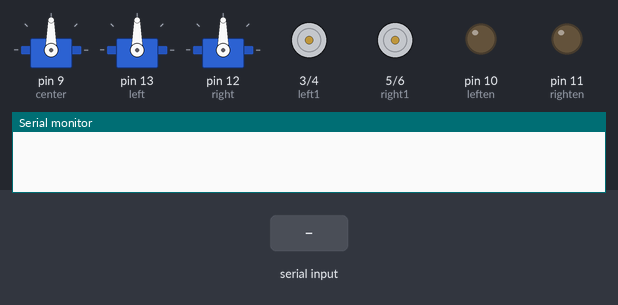
A sketch run on a simulated Arduino Uno, built with avr-gcc and run on an emulated ATmega328P. Shown: 3 × servo, motor-driver pin pairs drawn as motors (green arrow = first pin HIGH = forward, orange = second pin HIGH = backward, longer = more drive), output pins drawn as LEDs (lit = HIGH), the last lines printed to the serial monitor. The inputs (shaded band) are chosen by the test bench.

Above: at 1.2 s.
1.3 s: "90,45\n" received over Serial
At 1.9 s:
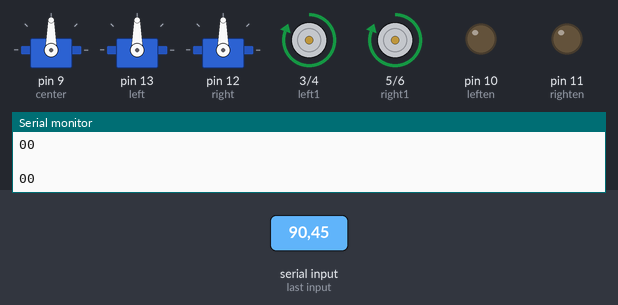
2.8 s: "s90\n" received over Serial
At 3.4 s:
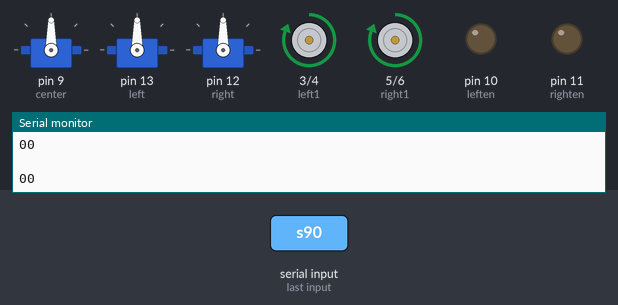
Timing chart, 0 to 5.8 s (numbered marks = the images above; inputs shaded):
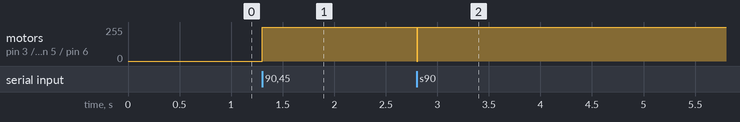

Measured:
- after the input at 1.3 s, motor on pin 3 (left1) / pin 4 (left2), motor on pin 5 (right1) / pin 6 (right2): stopped → forward 255/255 at once
- after the input at 2.8 s, motor on pin 3 (left1) / pin 4 (left2), motor on pin 5 (right1) / pin 6 (right2): forward 255/255 → stopped at once, → forward 255/255 0.01 s later

The sketch:

final.ino
```cpp
#include<Servo.h>
#define left1  3
#define left2  4
#define leften  10

#define right1  5
#define right2  6
#define righten  11

String state = "";

Servo center, left, right;
int a=90, c=90, l=90, r=90, ml=0, mr=0 , s=0;


void setup()
{
  center.attach(9);
  left.attach(13);
  right.attach(12);
  pinMode(left1,OUTPUT);
  pinMode(left2,OUTPUT);
  pinMode(leften,OUTPUT);
  pinMode(right1,OUTPUT);
  pinMode(right2,OUTPUT);
  pinMode(righten,OUTPUT);
  Serial.begin(9600);

}
void loop()
{
  if(Serial.available()>0)

  {
    char data;
    data=Serial.read();
    /*Serial.write(data);*/
    Serial.println(' ');
    if(data=='s')
    {
      movestop();
      Serial.println('s');
    }
    a= state.toInt();
    if(a>=0 && a<=180)
    {
      ml=s*sqrt(2)*cos(a-45);
      mr=s*sqrt(2)*sin(a-45);
      Serial.print(ml);
      Serial.println(mr);
      if(ml<0)
      {
        ml=-ml;
        digitalWrite(left1, LOW);
        digitalWrite(left2, HIGH);
        analogWrite(leften, ml);
      }
      else
      {
        digitalWrite(left1, HIGH);
        digitalWrite(left2, LOW);
        analogWrite(leften, ml);
      }
      if(mr<0)
      {
        mr=-mr;
        digitalWrite(right1, LOW);
        digitalWrite(right2, HIGH);
        analogWrite(righten, mr);
      }
      else
      {
        digitalWrite(right1, HIGH);
        digitalWrite(right2, LOW);
        analogWrite(righten, ml);
      }
    }
    else if(a>-180 && a<0)
    {
      ml=-(s*sqrt(2)*cos(a+45));
      mr=s*sqrt(2)*sin(a+45);
      Serial.print(ml);
      Serial.println(mr);
     if(ml<0)
      {
        ml=-ml;
        digitalWrite(left1, LOW);
        digitalWrite(left2, HIGH);
        analogWrite(leften, ml);
      }
      else
      {
        digitalWrite(left1, HIGH);
        digitalWrite(left2, LOW);
        analogWrite(leften, ml);
      }
      if(mr<0)
      {
        mr=-mr;
        digitalWrite(right1, LOW);
        digitalWrite(right2, HIGH);
        analogWrite(righten, mr);
      }
      else
      {
        digitalWrite(right1, HIGH);
        digitalWrite(right2, LOW);
        analogWrite(righten, ml);
      }
    }
    else if(a>=200 && a<=455)
    {
      s=a-200;
      Serial.println(s);
    }

    if(data=='l') moveleft();
    else if(data=='r') moveright();
    else if(data=='u') moveup();
    else if(data=='d') movedown();

  }
}
void movestop()
{
  digitalWrite(left1, LOW);
  digitalWrite(left2, LOW);
  digitalWrite(right1, LOW);
  digitalWrite(right2, LOW);
  center.write(c);
  left.write(l);
  right.write(r);
  delay(10);
}
void moveleft()
{
  r++;
  l--;
  left.write(l);
  right.write(r);
  delay(10);
}
void moveright()
{
  r--;
  l++;
  left.write(l);
  right.write(r);
  delay(10);
}
void moveup()
{
  c--;
  center.write(c);
}
void movedown()
{
  c++;
  center.write(c);
}
```
